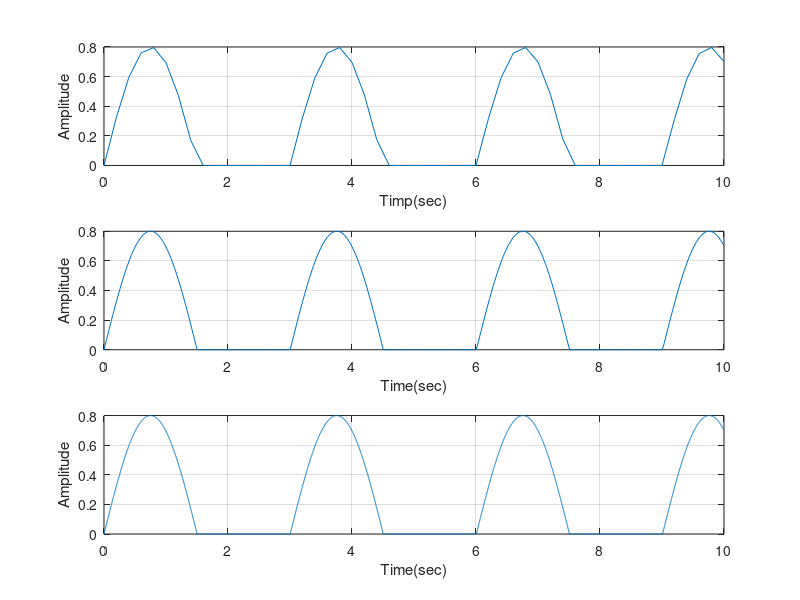

Here is the MATLAB script that generated this plot:
function Ex4()

t1=0:0.2:10;
s1=0.8*sin(2*pi*0.333*t1);
for i=1:1:length(s1);      
    if s1(i)<0;
        s1(i)=0;
    end
end
subplot(3,1,1)
plot(t1,s1),grid
xlabel('Timp(sec)')
ylabel('Amplitude')



t2=0:0.02:10;
s2=0.8*sin(2*pi*0.333*t2);
for i=1:1:length(s2);
    if s2(i)<0;
        s2(i)=0;
    end
end
subplot(3,1,2)
plot(t2,s2),grid
xlabel('Time(sec)')
ylabel('Amplitude')


t3=0:0.002:10;
s3=0.8*sin(2*pi*0.333*t3);
for i=1:1:length(s3);
    if s3(i)<0;
        s3(i)=0;
    end
end
subplot(3,1,3)
plot(t3,s3),grid
xlabel('Time(sec)')
ylabel('Amplitude')
